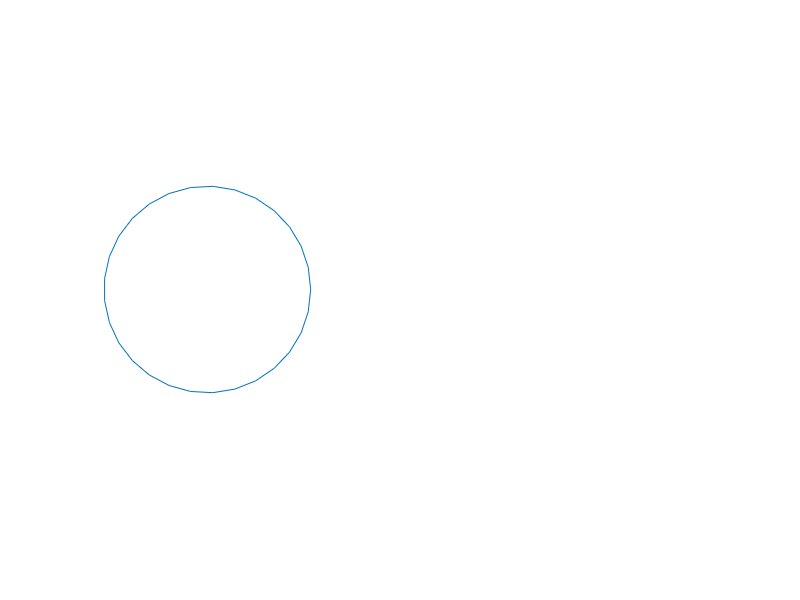

Here is the MATLAB script that generated this plot: (Note: this script raises an error after producing the figure.)
clc;
clear;
close all;

figure
hold on
axis equal
axis off
axis([-1,5,-2,2]);
n = 30;
teta = linspace(0,2*pi,n);
z = exp(complex(0,teta));
plot(real(z),imag(z));
plotLine(0,6);
proj = ray2([0.2,2]);
%plot(real(proj),imag(proj),'color','black');
c = orthoCircle(0,1);
%plot(real(c),imag(c));
homotopy(linspace(0,10,100))
h1 = drawCurve(orthoCircle(1/2,1));
%rays(ray3(orthoCircle(1/5,1)));
%ray(orthoCircle(1/5,1))
h2 = drawCurve(orthoCircle(1,2));
len = lenCurve(ray3(orthoCircle(1,2)));
homotopy(orthoCircle(1/5,1))
delete(h1);
homotopy(orthoCircle(1,5))
delete(h2);
function plotLine(p1,p2)
line([real(p1),real(p2)],[imag(p1),imag(p2)],'color','black');
end
function proj = ray(pt)
N = complex(0,1);
u = pt - N;
proj = N + 2*u;
for i = 1:length(pt)
    line([real(N),real(proj(i))],[imag(N),imag(proj(i))],'color','yellow');
end
end
function len = lenCurve(curve)
len = 0;
for i = 1:length(curve) - 1
    pi = curve(i);
    pj = curve(i + 1);
    len = len + norm(pj - pi);
end
end
function proj = ray2(pt)
N = complex(0,1);
R = sqrt(2);
u = pt - N;
proj = N + (R*R)./conj(u);
end
function homotopy(curve)
h = plot(real(curve),imag(curve),'color','black');
pause(1);

final = ray3(curve);
n = length(curve);
delete(h);
t = 50;
for i = 1:t
    inter = curve + (i/t)*(final - curve);
    h = plot(real(inter),imag(inter),'color','black');
    pause(0.01);
    delete(h);
end
plot(real(final),imag(final),'color','black');
end
function proj = ray3(pt)
i = complex(0,1);
proj = (1 + i *pt) ./ (i + pt);
end
function c = orthoCircle(p0,p1)
avg = (p0 + p1)/2;
R = abs(avg - p1);
theta = linspace(0,pi,1000000);
c = R*exp(complex(0,theta)) + avg;
end
function h = drawCurve(curve)
h = plot(real(curve),imag(curve),'color','black');
end
function rays(pt)
N = complex(0,1);
for i = 1:length(pt)
    u = pt(i) - N;
    scale = norm(u);
    v = 2*u/scale + N;
    line([real(N),scale*real(v)],[imag(N),scale*imag(v)],'color','yellow');
end
end